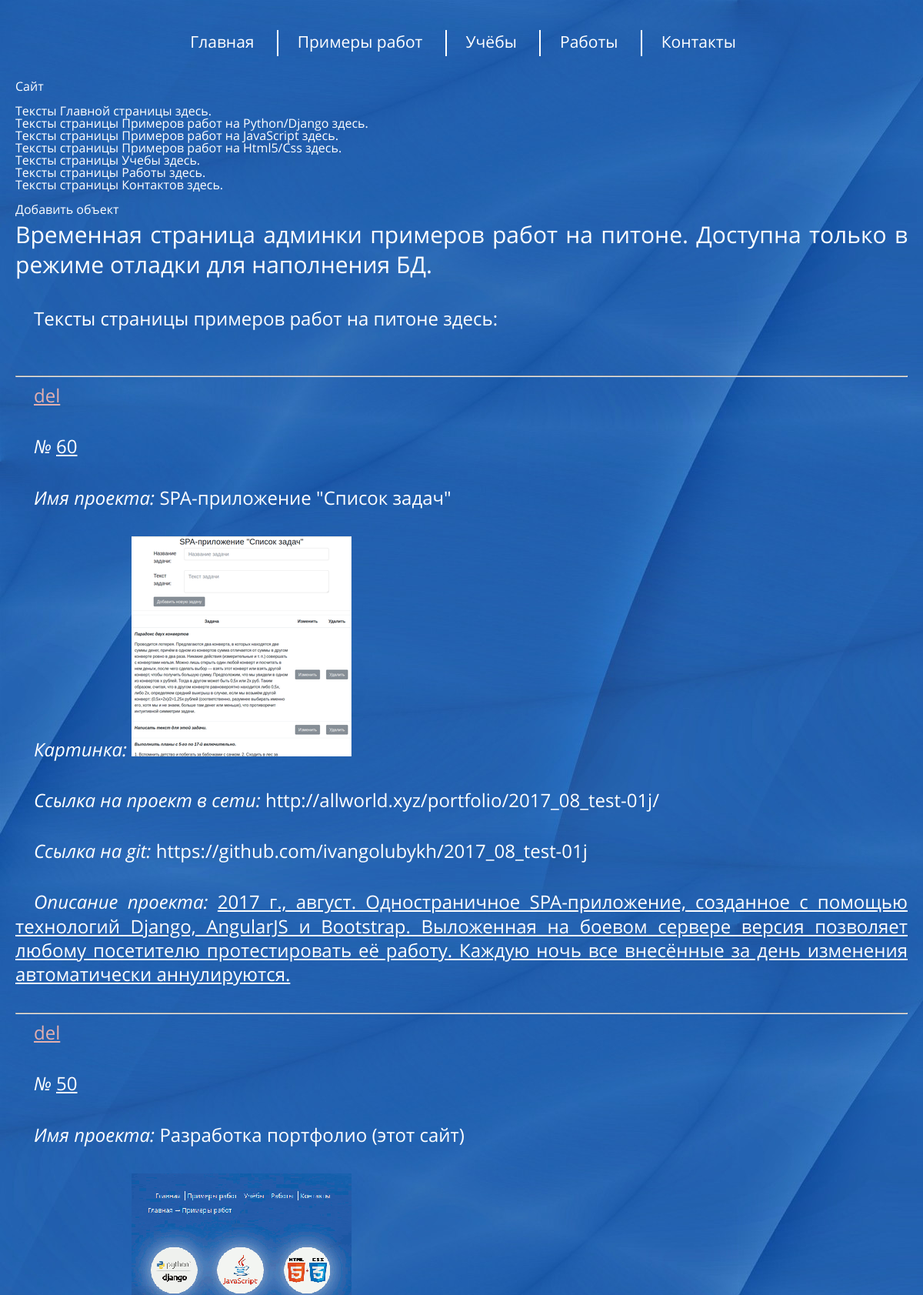
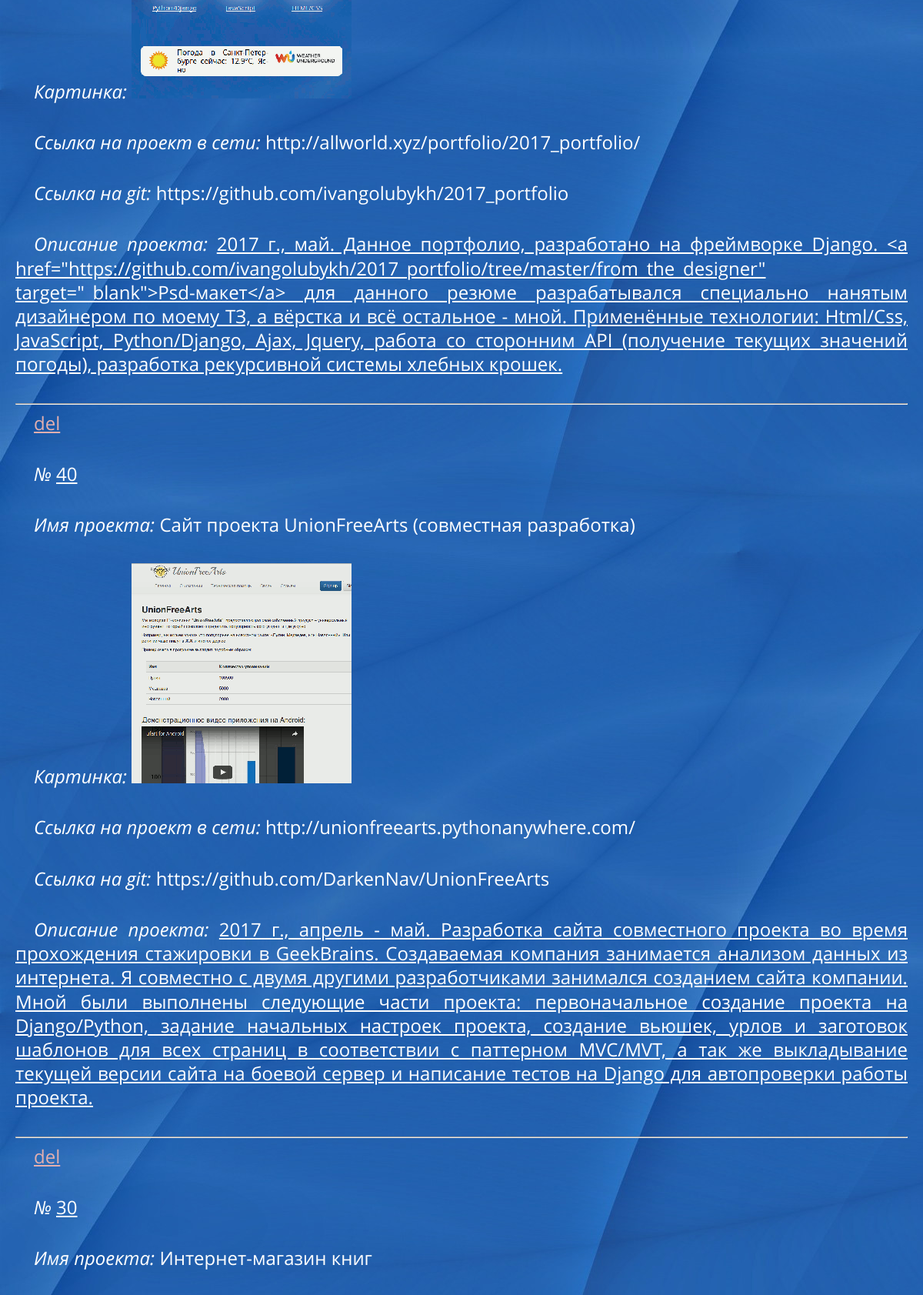
Page /portfolio/2017_portfolio/admin_examples_work_python/ (upper part) on the committed database (2 pictures, top to bottom).
### app_main/models_examples_work_python.py (models this page shows, shortened)
class ExamplesPython(models.Model):
    ordinal = models.PositiveSmallIntegerField(
        blank=False,
        null=False,
        db_index=True,
        unique=True,
        help_text='Порядковый номер объекта на странице',
        verbose_name='Порядковый номер объекта на странице',
        )
    name_project = models.CharField(
        max_length=255,
        blank=False,
        null=False,
        db_index=False,
        unique=False,
        help_text='Название проекта',
        verbose_name='Название проекта',
        )
    image_file = models.ImageField(
        upload_to='examples_python_images/',
        blank=True,
        verbose_name="Картинка проекта")
    net_address = models.CharField(
        max_length=255,
        blank=True,
        null=False,
        db_index=False,
        unique=False,
        help_text='Ссылка на проект в сети',
        verbose_name='Ссылка на проект в сети',
        )
    git_address = models.CharField(
        max_length=255,
        blank=True,
        null=False,
        db_index=False,
        unique=False,
        help_text='Ссылка на git-репозиторий проекта',
        verbose_name='Ссылка на git-репозиторий проекта',
        )
    text = models.TextField(
        blank=False,
        null=False,
        db_index=False,
        unique=False,
        help_text='Описание проекта',
        verbose_name='Описание проекта',
        )

### app_admin_debug/views_admin_examples_python_pages.py (the view)
class AdminExamplesPythonListView(ListView):
    queryset = ExamplesPython.objects.order_by('ordinal').reverse()
    template_name = 'admin_examples_work_python.html'

### app_admin_debug/templates/admin_examples_work_python.html (shortened to what this page needs)
{% extends "base.html" %}
{% block content  %}
    {% include 'admin_menu.html' %}
    <br>
    <br><a href="{% url 'admin_examples_work_python-add' %}">Добавить объект</a>
    <br>
    <h1>Временная страница админки примеров работ на питоне. Доступна только в режиме отладки для наполнения БД.</h1>
    <p>Тексты страницы примеров работ на питоне здесь:</p>
    <br>
    {% for obj in object_list %}
        <hr>
        <p><a style="color:#e2afaf;" href="{% url 'admin_examples_work_python-del' obj.id%}">del</a></p>
<p><i>№</i> <a href="{% url 'admin_examples_work_python-update' obj.id%}">{{obj.ordinal}}</a></p>
<p><i>Имя проекта:</i> {{obj.name_project}}</p>
<p><i>Картинка:</i>
    {% if obj.image_file %}
        <img src="{{ MEDIA_URL }}{{obj.image_file}}">
    {% else %}
        не загружена.
    {% endif %}
</p>
<p><i>Ссылка на проект в сети:</i> {{obj.net_address}}</p>
<p><i>Ссылка на git:</i> {{obj.git_address}}</p>
<p><i>Описание проекта:</i> <a href="{% url 'admin_examples_work_python-update' obj.id%}">{{obj.text}}</a></p>
    {% endfor %}
{% endblock %}

### general_static/general/style/style.css (style rules this page uses)
* { font-weight: 400; color: inherit; text-decoration: none; }
html, body { height: 100%; color: #ffffff; }
body { width: 100%; min-width: 320px; border: 0px; background-color: #2361b0; -webkit-hyphens: auto; -moz-hyphens: auto; -ms-hyphens: auto; text-align: justify; }
article p a, article li a { text-decoration: underline; }
h1, h2, h3, h4, p, li { line-height: 1.3em; }
h2, i { font-family: OpenSansItalic; }
@media screen and (min-width: 481px) { html { font-family: OpenSansRegular; } }
@media screen and (min-width: 481px) { body h1 { font-size: 30px; } }
@media screen and (min-width: 481px) { body p { font-size: 24px; } }
@media screen and (min-width: 481px) { body p, body h1, body h2, body h3, body h4 { margin: 5px 0px 35px 0px; } }
p { text-indent: 1em; }

### rows in the picture
ExamplesPython: ordinal "60", name_project "SPA-приложение \"Cписок задач\"", image_file (picture), net_address "http://allworld.xyz/portfolio/2017_08_test-01j/", git_address "https://github.com/ivangolubykh/2017_08_test-01j", text "2017 г., август. Одностраничное SPA-приложение, созданное с помощью технологий Django, AngularJS и Bootstrap. Выложенная на боевом сервере версия позволяет любому посетителю протестировать её работу. Каждую ночь все внесённые за день изменения автоматически аннулируются."
ExamplesPython: ordinal "50", name_project "Разработка портфолио (этот сайт)", image_file (picture), net_address "http://allworld.xyz/portfolio/2017_portfolio/", git_address "https://github.com/ivangolubykh/2017_portfolio", text "2017 г., май. Данное портфолио, разработано на фреймворке Django. <a href=\"https://github.com/ivangolubykh/2017_portfolio/tree/master/from_the_designer\" target=\"_blank\">Psd-макет</a> для данного резюме разрабатывался специально нанятым дизайнером по моему ТЗ, а вёрстка и всё остальное - мной. Применённые технологии: Html/Css, JavaScript, Python/Django, Ajax, Jquery, работа со сторонним API (получение текущих значений погоды), разработка рекурсивной системы хлебных крошек."
ExamplesPython: ordinal "40", name_project "Сайт проекта UnionFreeArts (совместная разработка)", image_file (picture), net_address "http://unionfreearts.pythonanywhere.com/", git_address "https://github.com/DarkenNav/UnionFreeArts", text "2017 г., апрель - май. Разработка сайта совместного проекта во время прохождения стажировки в GeekBrains. Создаваемая компания занимается анализом данных из интернета. Я совместно с двумя другими разработчиками занимался созданием сайта компании. Мной были выполнены следующие части проекта: первоначальное создание проекта на Django/Python, задание начальных настроек проекта, создание вьюшек, урлов и заготовок шаблонов для всех страниц в соответствии с паттерном MVC/MVT, а так же выкладывание текущей версии сайта на боевой сервер и написание тестов на Django для автопроверки работы проекта."
ExamplesPython: ordinal "30", name_project "Интернет-магазин книг"
